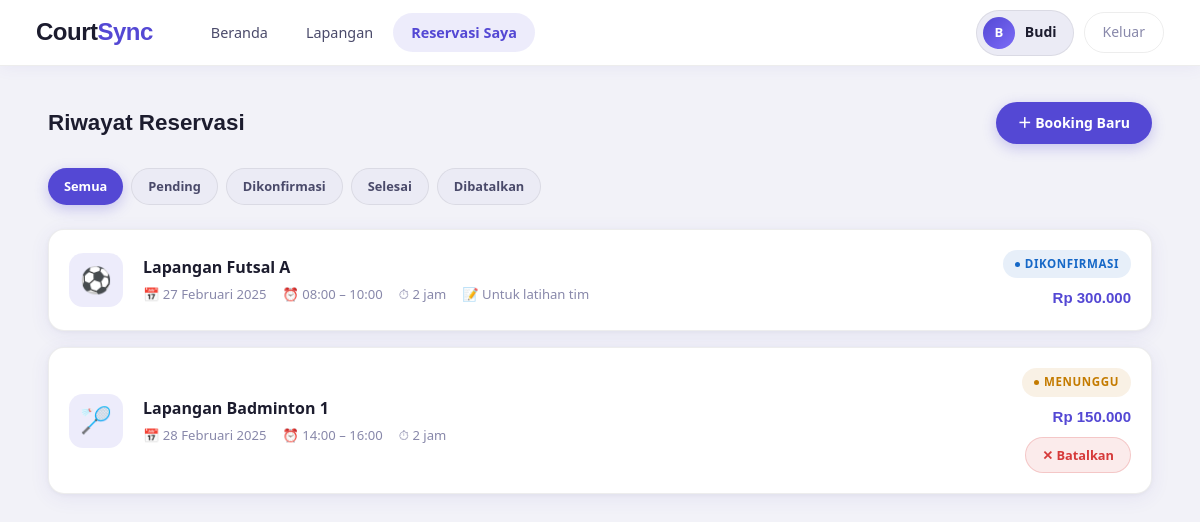
/user/reservasi.php (signed in), run on the app's committed database.
### tables this page shows
CREATE TABLE reservasi (
    id INTEGER PRIMARY KEY AUTO_INCREMENT,
    user_id INTEGER NOT NULL,
    lapangan_id INTEGER NOT NULL,
    tanggal DATE NOT NULL,
    jam_mulai TIME NOT NULL,
    jam_selesai TIME NOT NULL,
    durasi INTEGER NOT NULL COMMENT 'dalam jam',
    total_harga DECIMAL(10,2) NOT NULL,
    status ENUM('pending', 'konfirmasi', 'selesai', 'batal') DEFAULT 'pending',
    catatan TEXT,
    created_at TIMESTAMP DEFAULT CURRENT_TIMESTAMP,
    FOREIGN KEY (user_id) REFERENCES users(id) ON DELETE CASCADE,
    FOREIGN KEY (lapangan_id) REFERENCES lapangan(id) ON DELETE CASCADE
);

CREATE TABLE lapangan (
    id INTEGER PRIMARY KEY AUTO_INCREMENT,
    nama VARCHAR(100) NOT NULL,
    jenis VARCHAR(50) NOT NULL,
    deskripsi TEXT,
    harga_per_jam DECIMAL(10,2) NOT NULL,
    status ENUM('tersedia', 'tidak_tersedia') DEFAULT 'tersedia',
    gambar VARCHAR(255),
    created_at TIMESTAMP DEFAULT CURRENT_TIMESTAMP
);

### auth.php (called while the page is built, shortened)
<?php
function formatRupiah($amount) {
    return 'Rp ' . number_format($amount, 0, ',', '.');
}
function formatTanggal($date) {
    $bulan = ['', 'Januari', 'Februari', 'Maret', 'April', 'Mei', 'Juni',
              'Juli', 'Agustus', 'September', 'Oktober', 'November', 'Desember'];
    $d = date('j', strtotime($date));
    $m = $bulan[(int)date('n', strtotime($date))];
    $y = date('Y', strtotime($date));
    return "$d $m $y";
}
function badgeStatus($status) {
    $map = [
        'pending'    => ['label' => 'Menunggu',   'class' => 'badge-pending'],
        'konfirmasi' => ['label' => 'Dikonfirmasi','class' => 'badge-konfirmasi'],
        'selesai'    => ['label' => 'Selesai',     'class' => 'badge-selesai'],
        'batal'      => ['label' => 'Dibatalkan',  'class' => 'badge-batal'],
    ];
    return $map[$status] ?? ['label' => $status, 'class' => ''];
}
?>

### user/reservasi.php (the view, shortened to what this page needs)
<?php
require '../connection.php';
require '../auth.php';
$u          = getCurrentUser();
$filterStatus = $_GET['status'] ?? '';
$sql = "SELECT r.*, l.nama as nama_lapangan, l.jenis, l.harga_per_jam
        FROM reservasi r
        JOIN lapangan l ON r.lapangan_id = l.id
        WHERE r.user_id = ?";
$params = [$u['id']];
$sql .= " ORDER BY r.created_at DESC";
$stmt = $pdo->prepare($sql);
$stmt->execute($params);
$reservasis = $stmt->fetchAll();
include '_layout.php';
?>
<div style="display:flex;align-items:center;justify-content:space-between;margin-bottom:24px;flex-wrap:wrap;gap:12px;">
    <h2 style="font-family:'Syne',sans-serif;font-size:1.4rem;font-weight:800;">Riwayat Reservasi</h2>
    <a href="lapangan.php" class="btn btn-primary">＋ Booking Baru</a>
</div>
<div style="display:flex;gap:8px;margin-bottom:24px;flex-wrap:wrap;">
    <?php foreach (['' => 'Semua', 'pending' => 'Pending', 'konfirmasi' => 'Dikonfirmasi', 'selesai' => 'Selesai', 'batal' => 'Dibatalkan'] as $val => $label): ?>
    <a href="?status=<?= $val ?>" class="btn btn-sm <?= $filterStatus === $val ? 'btn-primary' : 'btn-secondary' ?>"><?= $label ?></a>
    <?php endforeach; ?>
</div>
<?php if (empty($reservasis)): ?>
<div class="empty-state card">
    <div class="icon">📭</div>
    <p>Belum ada reservasi<?= $filterStatus ? ' dengan status ini' : '' ?>.</p>
    <a href="lapangan.php" class="btn btn-primary">🏟 Pesan Lapangan</a>
</div>
<?php else: ?>
<div style="display:flex;flex-direction:column;gap:16px;">
    <?php foreach ($reservasis as $r):
        $badge = badgeStatus($r['status']);
    ?>
    <div class="card card-sm" style="display:grid;grid-template-columns:auto 1fr auto;gap:20px;align-items:center;">
        <div style="width:54px;height:54px;border-radius:14px;background:var(--accent-light);display:flex;align-items:center;justify-content:center;font-size:1.6rem;">
            <?php
            $icons = ['Futsal'=>'⚽','Badminton'=>'🏸','Basket'=>'🏀','Tenis'=>'🎾','Voli'=>'🏐'];
            echo $icons[$r['jenis']] ?? '🏟';
            ?>
        </div>
        <div>
            <div style="font-weight:700;font-size:1rem;margin-bottom:3px;"><?= htmlspecialchars($r['nama_lapangan']) ?></div>
            <div style="display:flex;gap:16px;font-size:0.82rem;color:var(--text-muted);flex-wrap:wrap;">
                <span>📅 <?= formatTanggal($r['tanggal']) ?></span>
                <span>⏰ <?= substr($r['jam_mulai'],0,5) ?> – <?= substr($r['jam_selesai'],0,5) ?></span>
                <span>⏱ <?= $r['durasi'] ?> jam</span>
                <?php if ($r['catatan']): ?>
                <span>📝 <?= htmlspecialchars($r['catatan']) ?></span>
                <?php endif; ?>
            </div>
        </div>
        <div style="text-align:right;display:flex;flex-direction:column;align-items:flex-end;gap:8px;">
            <span class="badge <?= $badge['class'] ?>"><?= $badge['label'] ?></span>
            <div style="font-family:'Syne',sans-serif;font-weight:800;color:var(--accent);"><?= formatRupiah($r['total_harga']) ?></div>
            <?php if ($r['status'] === 'pending'): ?>
            <a href="?batal=<?= $r['id'] ?><?= $filterStatus ? '&status='.$filterStatus : '' ?>"
               class="btn btn-danger btn-sm"
               onclick="return confirm('Yakin ingin membatalkan reservasi ini?')">✕ Batalkan</a>
            <?php endif; ?>
        </div>
    </div>
    <?php endforeach; ?>
</div>
<?php endif; ?>
<?php include '_layout_end.php'; ?>

### user/_layout.php (style rules this page uses)
:root { --font-display: "Trebuchet MS", "Gill Sans MT", Calibri, sans-serif; --font-body: "Segoe UI", system-ui, -apple-system, BlinkMacSystemFont, sans-serif; --bg: #f2f2f8; --surface: #ffffff; --surface2: #ebebf5; --border-soft: rgba(0,0,0,0.07); --accent: #5448d4; --accent-hover: #4338c0; --accent-light: rgba(84,72,212,0.10); --accent2: #e8703a; --text: #1c1c2e; --text-soft: #4a4a6a; --text-muted: #8888aa; --success: #0f9e60; --success-bg: rgba(15,158,96,0.10); --warning: #c47b00; --warning-bg: rgba(196,123,0,0.10); --danger: #d63a3a; --danger-bg: rgba(214,58,58,0.10); --info: #1668c7; --info-bg: rgba(22,104,199,0.10); --shadow-sm: 0 1px 4px rgba(0,0,0,0.06); --shadow: 0 4px 20px rgba(80,70,180,0.08), 0 1px 4px rgba(0,0,0,0.04); --shadow-lg: 0 12px 40px rgba(80,70,180,0.14); --radius: 16px; --radius-sm: 10px; }
*, *::before, *::after { box-sizing: border-box; margin: 0; padding: 0; }
body { font-family: var(--font-body); background: var(--bg); color: var(--text); min-height: 100vh; font-size: 15px; line-height: 1.6; -webkit-font-smoothing: antialiased; }
.card { background: var(--surface); border: 1px solid var(--border-soft); border-radius: var(--radius); padding: 28px; box-shadow: var(--shadow); }
.card-sm { padding: 20px; }
.badge { display: inline-flex; align-items: center; gap: 5px; padding: 5px 12px; border-radius: 50px; font-size: 0.72rem; font-weight: 700; text-transform: uppercase; letter-spacing: 0.6px; }
.badge::before { content: ''; width: 5px; height: 5px; border-radius: 50%; background: currentColor; }
.badge-pending { background: var(--warning-bg); color: var(--warning); }
.badge-konfirmasi { background: var(--info-bg); color: var(--info); }
.btn { display: inline-flex; align-items: center; gap: 7px; padding: 10px 22px; border-radius: 50px; font-family: var(--font-body); font-size: 0.875rem; font-weight: 600; cursor: pointer; text-decoration: none; border: none; transition: all 0.2s; }
.btn-primary { background: var(--accent); color: #fff; box-shadow: 0 4px 14px rgba(84,72,212,0.28); }
.btn-secondary { background: var(--surface2); color: var(--text-soft); border: 1.5px solid var(--border-soft); }
.btn-danger { background: var(--danger-bg); color: var(--danger); border: 1.5px solid rgba(214,58,58,0.2); }
.btn-sm { padding: 7px 16px; font-size: 0.8rem; }

### data on the page
reservasi: lapangan.jenis "⚽", lapangan.nama "Lapangan Futsal A", tanggal "27 Februari 2025", jam_mulai "08:00", jam_selesai "10:00", durasi "2", catatan "Untuk latihan tim", status "DIKONFIRMASI", total_harga "Rp 300.000"
reservasi: lapangan.jenis "🏸", lapangan.nama "Lapangan Badminton 1", tanggal "28 Februari 2025", jam_mulai "14:00", jam_selesai "16:00", durasi "2", status "MENUNGGU", total_harga "Rp 150.000"

### other printed values
substr($u['nama'], 0, 1) "B"
explode(' ', $u['nama'])[0] "Budi"
$label "Semua"
$label "Pending"
$label "Dikonfirmasi"
$label "Selesai"
$label "Dibatalkan"
